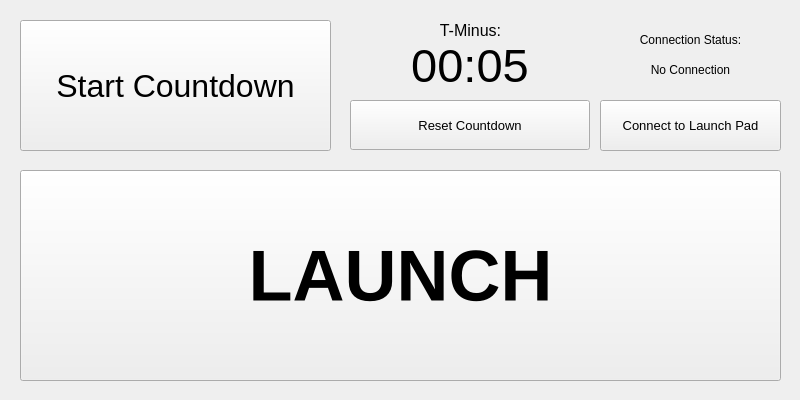
<?xml version="1.0" encoding="UTF-8"?>
<ui version="4.0">
 <class>MainWindow</class>
 <widget class="QMainWindow" name="MainWindow">
  <property name="geometry">
   <rect>
    <x>0</x>
    <y>0</y>
    <width>800</width>
    <height>400</height>
   </rect>
  </property>
  <property name="windowTitle">
   <string>Mission Control</string>
  </property>
  <property name="styleSheet">
   <string notr="true">@
color: rgb(97, 255, 24);
@</string>
  </property>
  <widget class="QWidget" name="centralwidget">
   <widget class="QPushButton" name="launchBut">
    <property name="geometry">
     <rect>
      <x>20</x>
      <y>170</y>
      <width>761</width>
      <height>211</height>
     </rect>
    </property>
    <property name="font">
     <font>
      <pointsize>54</pointsize>
      <weight>75</weight>
      <bold>true</bold>
     </font>
    </property>
    <property name="styleSheet">
     <string notr="true"/>
    </property>
    <property name="text">
     <string>LAUNCH</string>
    </property>
    <property name="flat">
     <bool>false</bool>
    </property>
   </widget>
   <widget class="QPushButton" name="startCountBut">
    <property name="geometry">
     <rect>
      <x>20</x>
      <y>20</y>
      <width>311</width>
      <height>131</height>
     </rect>
    </property>
    <property name="font">
     <font>
      <pointsize>24</pointsize>
     </font>
    </property>
    <property name="text">
     <string>Start Countdown</string>
    </property>
   </widget>
   <widget class="QLabel" name="timeLabel">
    <property name="geometry">
     <rect>
      <x>350</x>
      <y>40</y>
      <width>240</width>
      <height>50</height>
     </rect>
    </property>
    <property name="font">
     <font>
      <pointsize>35</pointsize>
     </font>
    </property>
    <property name="text">
     <string>00:05</string>
    </property>
    <property name="alignment">
     <set>Qt::AlignCenter</set>
    </property>
   </widget>
   <widget class="QPushButton" name="resetBut">
    <property name="geometry">
     <rect>
      <x>350</x>
      <y>100</y>
      <width>240</width>
      <height>50</height>
     </rect>
    </property>
    <property name="font">
     <font>
      <pointsize>10</pointsize>
     </font>
    </property>
    <property name="text">
     <string>Reset Countdown</string>
    </property>
   </widget>
   <widget class="QPushButton" name="connectBut">
    <property name="geometry">
     <rect>
      <x>600</x>
      <y>100</y>
      <width>181</width>
      <height>51</height>
     </rect>
    </property>
    <property name="font">
     <font>
      <pointsize>10</pointsize>
     </font>
    </property>
    <property name="text">
     <string>Connect to Launch Pad</string>
    </property>
   </widget>
   <widget class="QLabel" name="label_2">
    <property name="geometry">
     <rect>
      <x>600</x>
      <y>30</y>
      <width>181</width>
      <height>20</height>
     </rect>
    </property>
    <property name="text">
     <string>Connection Status:</string>
    </property>
    <property name="alignment">
     <set>Qt::AlignCenter</set>
    </property>
   </widget>
   <widget class="QLabel" name="label">
    <property name="geometry">
     <rect>
      <x>430</x>
      <y>20</y>
      <width>81</width>
      <height>20</height>
     </rect>
    </property>
    <property name="font">
     <font>
      <pointsize>12</pointsize>
     </font>
    </property>
    <property name="text">
     <string>T-Minus:</string>
    </property>
    <property name="alignment">
     <set>Qt::AlignCenter</set>
    </property>
   </widget>
   <widget class="QLabel" name="statusLabel">
    <property name="geometry">
     <rect>
      <x>640</x>
      <y>60</y>
      <width>101</width>
      <height>20</height>
     </rect>
    </property>
    <property name="text">
     <string>No Connection</string>
    </property>
    <property name="alignment">
     <set>Qt::AlignCenter</set>
    </property>
   </widget>
  </widget>
 </widget>
 <resources/>
 <connections/>
</ui>
